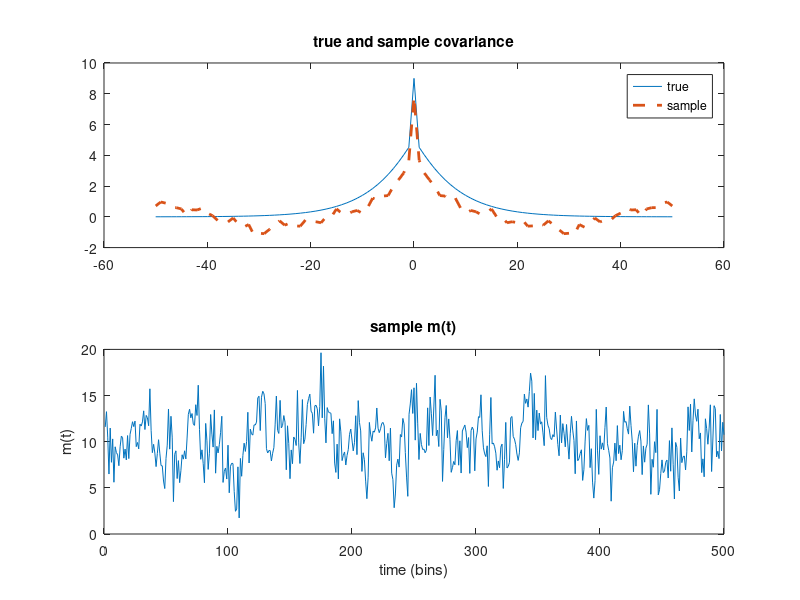

Here is the MATLAB script that generated this plot: (Note: this script raises an error after producing the figure.)
% Simple script to illustrate efficient sampling from GP using the
% convolution theorem (i.e., in the fourier domain).

% Define true GP covariance function
rho = 5;  % prior variance of m
lm = 8; % length scale
pm = 1.1; % power  (note: only valid covariance function for p<=2)
sigr = 2;
kfun = @(x,r,l,p,sigr)(r*exp(-abs(x/l).^p)+(x==0).*sigr^2); % anonymous function for cov

% Define mean
mu = 10;

% Plot it 
%nlags = ceil(lm*4*.1)*10;  % number of lags for plotting purposes
nlags = 50;
xx = -nlags:nlags;
kfunplot = kfun(xx,rho,lm,pm,sigr);
subplot(211);
plot(xx,kfunplot);
title('true covariance'); xlabel('lag');

%% Make correlated noise with this covariance function
T = 500;  % make sample

% Evaluate covariance function and take FFT
tvec = ([0:floor((T-1)/2),-ceil((T-1)/2):-1])';  % vector of time bins of length T
kf = (kfun(tvec,rho,lm,pm,sigr)); % covariance function of appropriate length
kfh = real(fft(kf)); % take fourier transform

% Generate sample
mt = real(ifft(sqrt(kfh).*fft(randn(T,1))))+mu; 

% Let's check its marginal statistics:
fprintf('mu: %.2f   sample mu: %.2f\n', mu, mean(mt));
fprintf('var: %.2f   sample var: %.2f\n', rho+sigr.^2, var(mt));

% Compute autocovariance 
xcsamp = xcorr(mt-mean(mt),nlags, 'unbiased');

%% Make plots 

% Plot autocovariance
subplot(211);
h = plot(-nlags:nlags,kfunplot,-nlags:nlags,xcsamp, '--');
set(h(2), 'linewidth', 2);
legend('true', 'sample');
title('true and sample covariance');

% Plot  sample
subplot(212); nplot = min(1000,T); 
plot(1:nplot,mt(1:nplot)); 
title('sample m(t)');
xlabel('time (bins)'); ylabel('m(t)');


%% Compute ML estimate

prstrue = [rho,lm,pm,sigr]'; % true params
LB = [.01,.5, .1, .01]'; % lower bound
UB = [2*var(mt),2*length(mt),2,std(mt)]'; % upper bound

% Center the data so we don't need to fit the mean
mt_ctr = mt-mean(mt);

% make anonymous function (function pointer) for neg log-likelihood function.
lfun = @(prs)neglogli_GP(prs,kfun,mt_ctr);

% Set initial params
prs0 = prstrue + randn(4,1)*.25;  % randomize initial params a little bit
prs0 = max([prs0';LB'])'; % make sure it didn't go below LB or UB
prs0 = min([prs0';UB'])'; % make sure it didn't go below LB or UB

% Compare true to initial params (useful for debugging)
[lfun(prstrue), lfun(prs0)] 

% set optimization options
opts = optimset('display','iter');

% optimize
prsML = fmincon(lfun,prs0,[],[],[],[],LB,UB,[],opts);

% plot results
kfunplotML = kfun(xx,prsML(1),prsML(2),prsML(3),prsML(4));

subplot(111);
tt = -nlags:nlags;
h = plot(xx,kfunplot,xx,xcsamp,xx,kfunplotML, '--');
set(h(2:3), 'linewidth', 2);
legend('true', 'sample', 'ML fit');
title('true, sample, & ML-fit covariance');
xlabel('lag (sample)');
ylabel('autocovariance');


